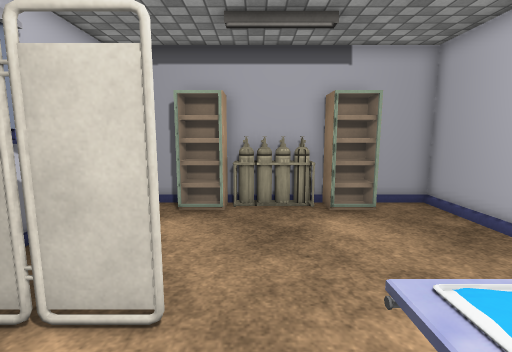
view 1 (above)

12 first-person views from a walk through a scene from a Unity 3-D project. The camera is 1.3 m above the floor, tilts 8° down and sees 85° across. Doors are open. The floor is counted in squares, 0.5 m on a side. Each view is taken from the middle of a square. On the plan, view 1 faces up. The plan holds only what a view shows up to about 19 squares ahead; the rest is blank. The place goes on beyond the plan. Some surface patterns are stand-ins.

view 2
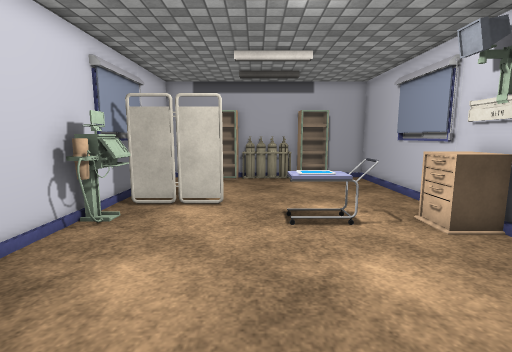

view 3
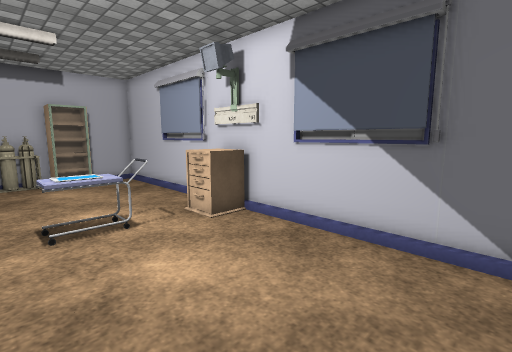

view 4
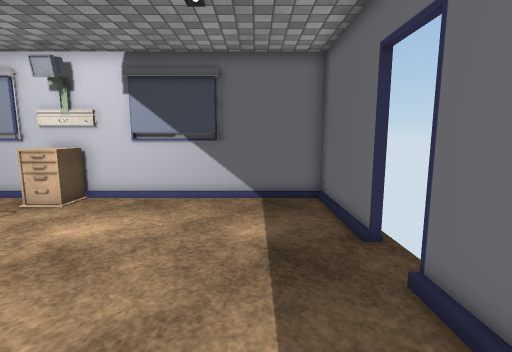

view 5
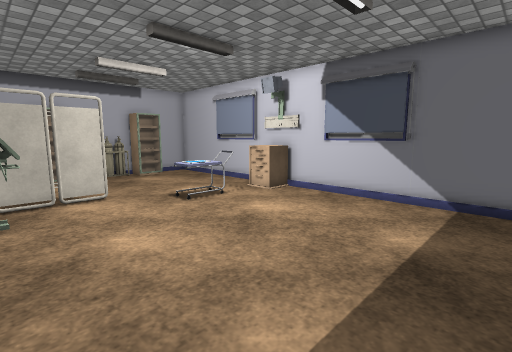

view 6
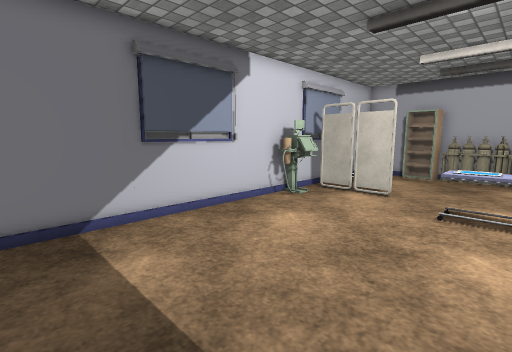

view 7
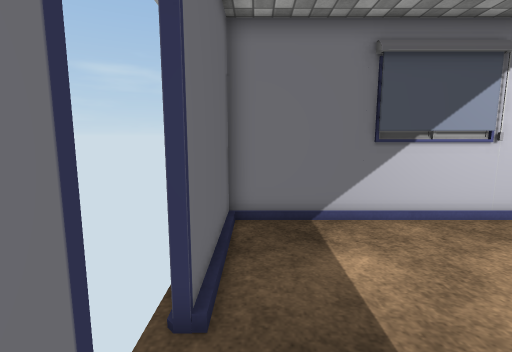

view 8
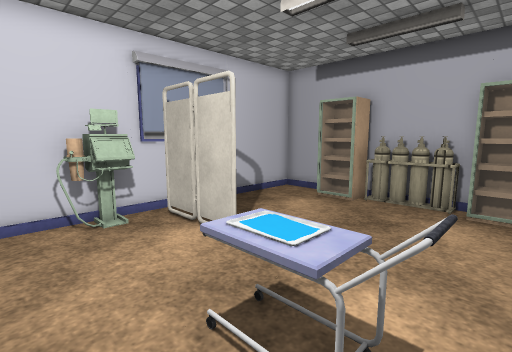

view 9
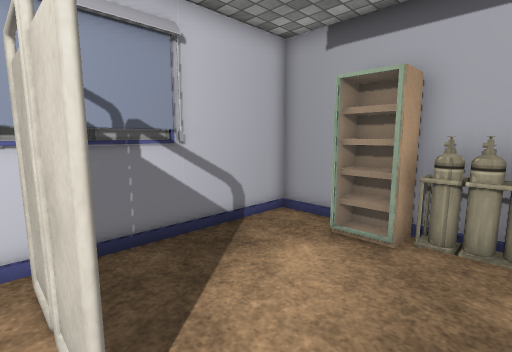

view 10
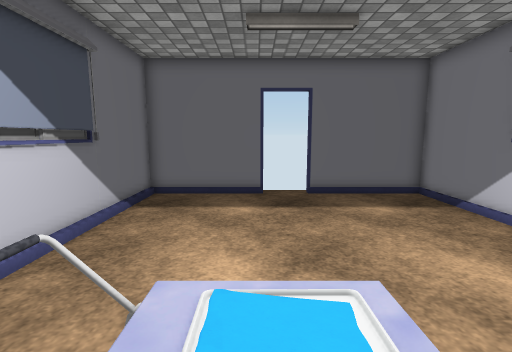

view 11
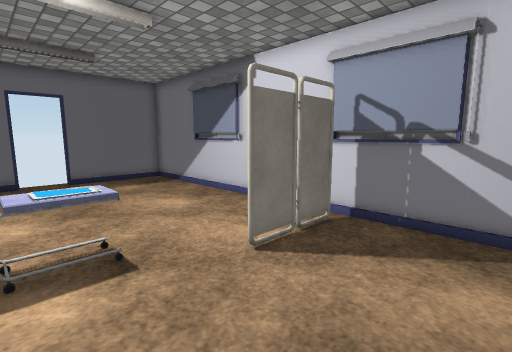

view 12
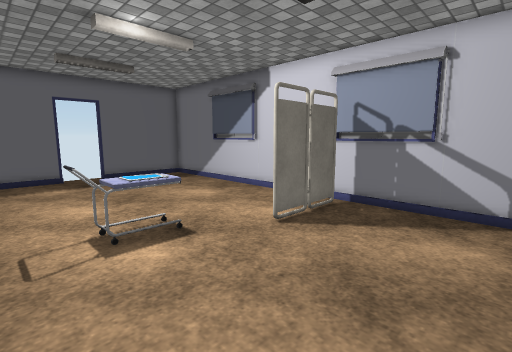

### Floor plan
Key: @ floor where view 1 was taken; # wall or solid block; . floor; D open door; = window, fence, low wall or low ledge; T thing the floor can be seen under or through; A table; O other object.
Columns run from 6 left of view 1 to 7 right of it. Each row starts with its distance up from view 1.
 11 ######O#######
 10 #..#=#OOO==..#
  9 #............#
  8 #............#
  7 #............#
  6 # ...........#
  5 # ...........#
  4 ##TTT........#
  3 ##TTT........#
  2 #OO....AAAA.O#
  1 #OO....AAAAOO#
  0 ##....@.....O#
 -1 #............#
 -2 # ...........#
 -3 # ...........#
 -4 # ...........#
 -5 # ...........#
 -6 #............#
 -7 #............#
 -8 #............#
 -9 #............#
-10 ######DD######

Where each view was taken, in squares from view 1:
view 1: 0 up, 0 right, facing up
view 2: 7 down, 0 right, facing up
view 3: 7 down, 0 right, facing up-right
view 4: 7 down, 5 left, facing right
view 5: 9 down, 5 left, facing up-right
view 6: 9 down, 3 right, facing up-left
view 7: 9 down, 3 right, facing left
view 8: 1 down, 4 right, facing up-left
view 9: 3 up, 1 right, facing up-left
view 10: 3 up, 2 right, facing down
view 11: 8 up, 3 right, facing down-left
view 12: 9 up, 5 right, facing down-left
